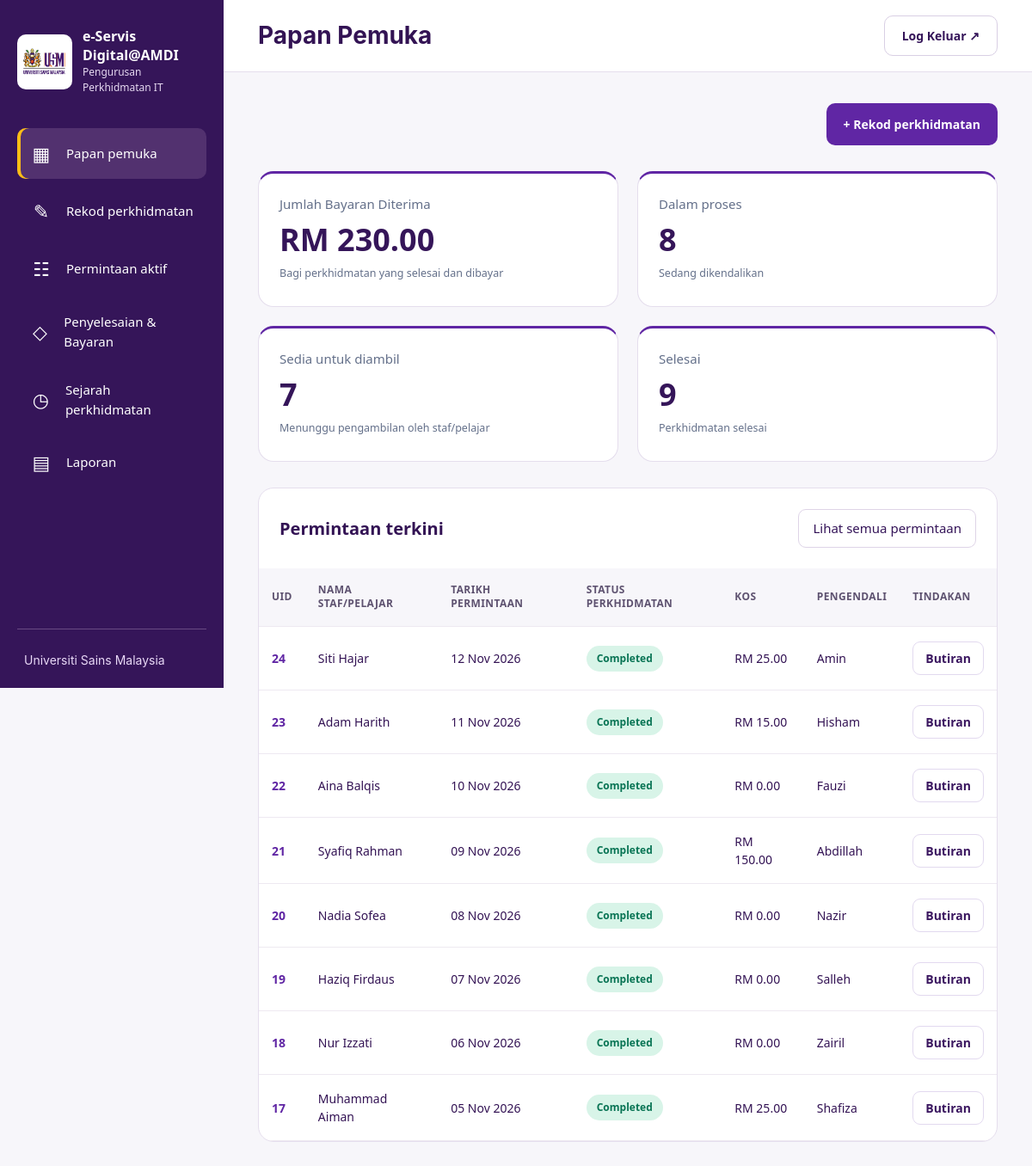
Screenshot of /home.php (signed in) with the database file from the repository.
### tables this page shows
CREATE TABLE `service_requests` (
  `id` int(10) UNSIGNED NOT NULL,
  `uid` varchar(40) NOT NULL,
  `requester_name` varchar(150) NOT NULL,
  `department_id` int(10) UNSIGNED NOT NULL,
  `service_type_id` int(10) UNSIGNED NOT NULL,
  `service_details` text NOT NULL,
  `estimated_cost` decimal(10,2) NOT NULL,
  `requested_at` datetime NOT NULL,
  `handler_id` int(10) UNSIGNED NOT NULL,
  `status` enum('in_progress','ready','completed') NOT NULL DEFAULT 'in_progress',
  `ready_at` datetime DEFAULT NULL,
  `picked_up_at` datetime DEFAULT NULL,
  `payment_date` date DEFAULT NULL,
  `reference_no` varchar(100) DEFAULT NULL,
  `completed_at` datetime DEFAULT NULL,
  `created_by` int(10) UNSIGNED NOT NULL,
  `completed_by` int(10) UNSIGNED DEFAULT NULL,
  `created_at` datetime NOT NULL DEFAULT current_timestamp(),
  `updated_at` datetime NOT NULL DEFAULT current_timestamp() ON UPDATE current_timestamp(),
  `requester_phone` varchar(30) DEFAULT NULL,
  `requester_email` varchar(190) DEFAULT NULL,
  `device_ownership` enum('usm','personal') DEFAULT NULL,
  `device_type` varchar(30) DEFAULT NULL,
  `device_type_other` varchar(100) DEFAULT NULL,
  `device_brand` varchar(120) DEFAULT NULL,
  `device_model` varchar(150) DEFAULT NULL,
  `device_serial` varchar(150) DEFAULT NULL,
  `asset_number` varchar(150) DEFAULT NULL,
  `device_condition` enum('unchecked','good','damaged','off') DEFAULT NULL,
  `condition_notes` varchar(1000) DEFAULT NULL,
  `accessories` text DEFAULT NULL
);

CREATE TABLE `handlers` (
  `id` int(10) UNSIGNED NOT NULL,
  `name` varchar(150) NOT NULL,
  `is_active` tinyint(1) NOT NULL DEFAULT 1
);

### includes/auth.php (called while the page is built, shortened)
<?php
function e(string $value): string {
    return htmlspecialchars($value, ENT_QUOTES, 'UTF-8');
}

### home.php (the view, shortened to what this page needs)
<?php
require __DIR__ . '/includes/auth.php';
require __DIR__ . '/config/database.php';
$summary = $pdo->query("SELECT COALESCE(
    SUM(CASE WHEN status = 'completed' THEN estimated_cost ELSE 0 END),
    0
) AS total_cost, SUM(status='in_progress') AS in_progress, SUM(status='ready') AS ready, SUM(status='completed') AS completed FROM service_requests")->fetch();
$recent = $pdo->query("SELECT r.uid,r.requester_name,r.requested_at,r.status,r.estimated_cost,r.service_details,h.name AS handler_name,d.name AS department_name,t.name AS service_type_name FROM service_requests r JOIN handlers h ON h.id=r.handler_id JOIN departments d ON d.id=r.department_id JOIN service_types t ON t.id=r.service_type_id ORDER BY r.requested_at DESC,r.id DESC LIMIT 8")->fetchAll();
$labels = ['in_progress' => 'In Progress', 'ready' => 'Ready', 'completed' => 'Completed'];
?>
<!DOCTYPE html>
<html lang="ms">
<head>
    <link rel="stylesheet" href="<?= APP_BASE ?>/assets/css/style.css">
    <link rel="stylesheet" href="<?= APP_BASE ?>/assets/css/sidebar.css">
    <link rel="stylesheet" href="<?= APP_BASE ?>/assets/css/dashboard.css?v=20261027c">
</head>
<body class="workspace amdi-type"><?php $activePage = 'home';
                        require __DIR__ . '/includes/sidebar.php'; ?>
    <div class="dashboard-area">
        <header class="dashboard-header">
            <div>
                        <h1>Papan Pemuka</h1>
            </div>
            <form method="post" action="<?= APP_BASE ?>/logout.php"><input type="hidden" name="csrf_token" value="<?= e(csrf_token()) ?>"><button class="logout-button" type="submit">Log Keluar ↗</button></form>
        </header>
        <main class="dashboard-main" id="main-content" tabindex="-1">
            <div class="dashboard-intro">
<a class="dashboard-primary" href="<?= APP_BASE ?>/rekod.php">+ Rekod perkhidmatan</a>
            </div>
            <section class="stats-grid" aria-label="Statistik perkhidmatan">
                <div class="stat-card"><span>Jumlah Bayaran Diterima</span><strong>RM <?= number_format((float)$summary['total_cost'], 2) ?></strong><small>Bagi perkhidmatan yang selesai dan dibayar</small></div>
                <div class="stat-card"><span>Dalam proses</span><strong><?= (int)$summary['in_progress'] ?></strong><small>Sedang dikendalikan</small></div>
                <div class="stat-card"><span>Sedia untuk diambil</span><strong><?= (int)$summary['ready'] ?></strong><small>Menunggu pengambilan oleh staf/pelajar</small></div>
                <div class="stat-card"><span>Selesai</span><strong><?= (int)$summary['completed'] ?></strong><small>Perkhidmatan selesai</small></div>
            </section>
            <section class="recent-panel">
                <div class="recent-heading">
                    <h2>Permintaan terkini</h2><a href="<?= APP_BASE ?>/aktif.php">Lihat semua permintaan</a>
                </div>
                <div class="table-scroll">
                    <table>
                        <thead>
                            <tr>
                                <th>UID</th>
                                <th>NAMA STAF/PELAJAR</th>
                                <th>TARIKH PERMINTAAN</th>
                                <th>STATUS PERKHIDMATAN</th>
                                <th>KOS</th>
                                <th>PENGENDALI</th>
                                <th>TINDAKAN</th>
                            </tr>
                        </thead>
                        <tbody><?php foreach ($recent as $r): ?><tr>
                                    <td class="uid"><?= e($r['uid']) ?></td>
                                    <td><?= e($r['requester_name']) ?></td>
                                    <td><?= e(date('d M Y', strtotime($r['requested_at']))) ?></td>
                                    <td><span class="status status-<?= e($r['status']) ?>"><?= e($labels[$r['status']] ?? $r['status']) ?></span></td>
                                    <td>RM <?= number_format((float)$r['estimated_cost'], 2) ?></td>
                                    <td><?= e($r['handler_name']) ?></td>
                                    <td>
                                        <button type="button" class="details-button" data-details
                                            aria-haspopup="dialog" aria-controls="request-details"
                                            aria-label="Lihat butiran <?= e($r['uid']) ?>"
                                            data-record="<?= e(json_encode($r, JSON_THROW_ON_ERROR)) ?>">Butiran</button>
                                    </td>
                                </tr><?php endforeach; ?><?php if (!$recent): ?><tr>
                                </tr><?php endif; ?></tbody>
                    </table>
                </div>
            </section>
        </main>
    </div>
</body>
</html>

### assets/css/style.css (style rules this page uses)
:root { --purple: #6026a4; --ink: #331354; --muted: #64708a; --gold: #ffbe16; --line: #e5deed; }
* { box-sizing: border-box; }
body { margin: 0; color: var(--ink); font: 16px/1.5 Arial, sans-serif; background: #f7f6fa; }
button, input { font: inherit; }
button { cursor: pointer; }
h1 { margin: 12px 0 16px; font-size: 32px; line-height: 1.25; }
:root { --amdi-font: Inter, "Segoe UI", Arial, sans-serif; --amdi-text: 15px; }
html { font-size: 16px; }
body, button, input, select, textarea, option, table, th, td { font-family: var(--amdi-font) !important; }
body { font-size: var(--amdi-text); line-height: 1.5; }
button, input, select, textarea { font-size: 14px; line-height: 1.5; }
.dashboard-header h1, .active-header h1, .record-header h1, .page-header h1, .workspace-header h1, .service-header h1 { font-family: var(--amdi-font) !important; font-size: 28px !important; font-weight: 750; line-height: 1.2; }
button, .logout-button { font-family: var(--amdi-font) !important; }
:root { --amdi-font-family: "Segoe UI", Arial, sans-serif; --amdi-body-size: 15px; }
html { -webkit-text-size-adjust: 100%; text-size-adjust: 100%; }
body.workspace, body.workspace button, body.workspace input, body.workspace select, body.workspace textarea, body.workspace table, body.workspace th, body.workspace td, body.workspace summary, body.workspace dialog, body.workspace a { font-family: var(--amdi-font-family) !important; }
body.workspace { font-size: var(--amdi-body-size) !important; line-height: 1.5; }
body.workspace .active-header h1, body.workspace .dashboard-header h1, body.workspace .record-header h1, body.workspace .history-header h1, body.workspace .reports-header h1, body.workspace .payments-header h1, body.workspace .page-header h1, body.workspace .workspace-header h1 { font-size: 28px !important; line-height: 1.2 !important; font-weight: 700 !important; }
body.workspace input, body.workspace select, body.workspace textarea, body.workspace button, body.workspace .active-details-button, body.workspace .active-action-menu > summary, body.workspace .active-clear, body.workspace .active-action-popover a, body.workspace .active-pagination a { font-size: 14px !important; }

### assets/css/sidebar.css (style rules this page uses)
.workspace { display: grid; grid-template-columns: 260px minmax(0, 1fr); min-height: 100vh; }

### rows the page displays
service_requests: uid "24", requester_name "Siti Hajar", requested_at "12 Nov 2026", status "Completed", estimated_cost "25.00", handler.name "Amin"
service_requests: uid "23", requester_name "Adam Harith", requested_at "11 Nov 2026", status "Completed", estimated_cost "15.00", handler.name "Hisham"
service_requests: uid "22", requester_name "Aina Balqis", requested_at "10 Nov 2026", status "Completed", estimated_cost "0.00", handler.name "Fauzi"
service_requests: uid "21", requester_name "Syafiq Rahman", requested_at "09 Nov 2026", status "Completed", estimated_cost "150.00", handler.name "Abdillah"
service_requests: uid "20", requester_name "Nadia Sofea", requested_at "08 Nov 2026", status "Completed", estimated_cost "0.00", handler.name "Nazir"
service_requests: uid "19", requester_name "Haziq Firdaus", requested_at "07 Nov 2026", status "Completed", estimated_cost "0.00", handler.name "Salleh"
service_requests: uid "18", requester_name "Nur Izzati", requested_at "06 Nov 2026", status "Completed", estimated_cost "0.00", handler.name "Zairil"
service_requests: uid "17", requester_name "Muhammad Aiman", requested_at "05 Nov 2026", status "Completed", estimated_cost "25.00", handler.name "Shafiza"

### other values shown
$icon "▦"
$label "Papan pemuka"
$icon "✎"
$label "Rekod perkhidmatan"
$icon "☷"
$label "Permintaan aktif"
$icon "◇"
$label "Penyelesaian & Bayaran"
$icon "◷"
$label "Sejarah perkhidmatan"
$icon "▤"
$label "Laporan"
$summary['total_cost'] "230.00"
$summary['in_progress'] "8"
$summary['ready'] "7"
